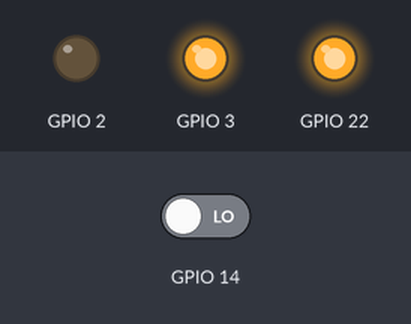
This program was run on a simulated Raspberry Pi (BCM pin numbers). Parts: output pins drawn as LEDs (lit = HIGH). Inputs (shaded band) come from the test bench; at power-on: GPIO 14 LOW. What the program prints to the terminal is not drawn.

Above: at 1.2 s.
1.3 s: GPIO 14 driven HIGH
At 1.7 s:
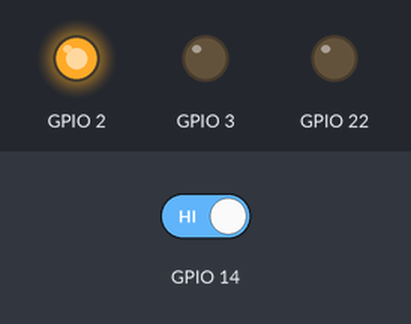
2.8 s: GPIO 14 driven LOW
At 4.0 s:
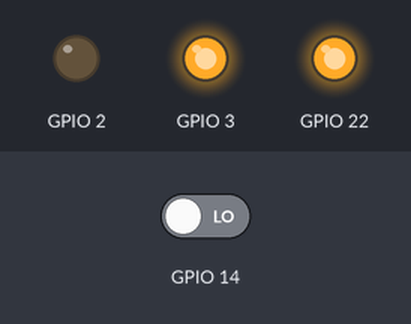
Timing chart, 0 to 5.8 s (numbered marks = the images above; inputs shaded):
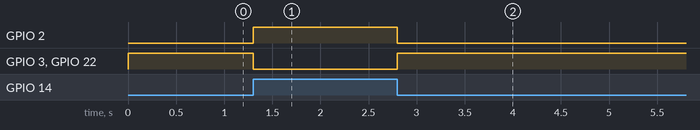

Measured:
- after the input at 1.3 s, GPIO 2: LOW → HIGH at once; GPIO 3, GPIO 22: HIGH → LOW at once
- after the input at 2.8 s, GPIO 2: HIGH → LOW at once; GPIO 3, GPIO 22: LOW → HIGH at once

The program:

IR_sensor.py
```python
import RPi.GPIO as IO
#import time
IO.setwarnings(False)
IO.setmode(IO.BCM)

IO.setup(2,IO.OUT) #GPIO 2 -> Red LED as output
IO.setup(3,IO.OUT) #GPIO 3 -> Green LED as output
IO.setup(22,IO.OUT) #GPIO 14 -> Buzzer as output
IO.setup(14,IO.IN) #GPIO 14 -> IR sensor as input

while True:

    if(IO.input(14)==True): #object is far away
        IO.output(2,True) #Red led ON
        IO.output(3,False) # Green led OFF
        IO.output(22,False) # Buzzer OFF
        print("No object")

    if(IO.input(14)==False): #object is near
        IO.output(3,True) #Green led ON
        IO.output(22,True) #Buzzer ON
        IO.output(2,False) # Red led OFF
        print("move the object")
```
